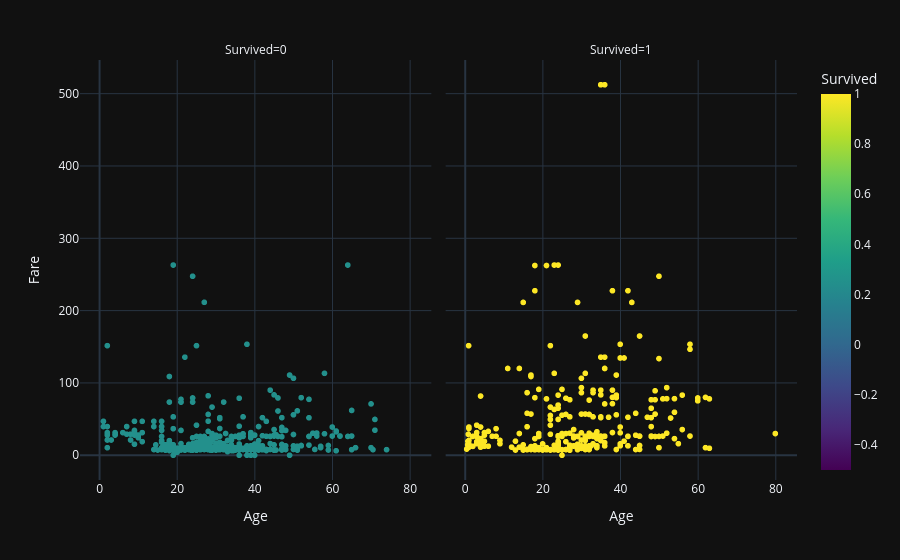

Notebook code cell kept with this figure:
### Code cell
fig = px.scatter(data, x="Age", y="Fare", color="Survived", facet_col="Survived",
           color_continuous_scale=px.colors.sequential.Viridis, render_mode="webgl")
fig.show()

### Figure 1 — Plotly figure (JSON) as saved in the notebook; plotly's stock layout.template omitted (floating-point values rounded to 4 significant figures; data arrays with more than 128 entries replaced by an {"elided": "..."} marker saying what was removed)
{"data": [{"hovertemplate": "Survived=%{marker.color}<br>Age=%{x}<br>Fare=%{y}<extra></extra>", "legendgroup": "", "marker": {"color": {"elided": "549 int values"}, "coloraxis": "coloraxis", "symbol": "circle"}, "mode": "markers", "name": "", "showlegend": false, "type": "scattergl", "x": {"elided": "549 float values"}, "xaxis": "x", "y": {"elided": "549 float values"}, "yaxis": "y"}, {"hovertemplate": "Survived=%{marker.color}<br>Age=%{x}<br>Fare=%{y}<extra></extra>", "legendgroup": "", "marker": {"color": {"elided": "342 int values"}, "coloraxis": "coloraxis", "symbol": "circle"}, "mode": "markers", "name": "", "showlegend": false, "type": "scattergl", "x": {"elided": "342 float values"}, "xaxis": "x2", "y": {"elided": "342 float values"}, "yaxis": "y2"}], "layout": {"annotations": [{"font": {}, "showarrow": false, "text": "Survived=0", "x": 0.245, "xanchor": "center", "xref": "paper", "y": 1.0, "yanchor": "bottom", "yref": "paper"}, {"font": {}, "showarrow": false, "text": "Survived=1", "x": 0.755, "xanchor": "center", "xref": "paper", "y": 1.0, "yanchor": "bottom", "yref": "paper"}], "coloraxis": {"colorbar": {"title": {"text": "Survived"}}, "colorscale": [[0.0, "#440154"], [0.1111, "#482878"], [0.2222, "#3e4989"], [0.3333, "#31688e"], [0.4444, "#26828e"], [0.5556, "#1f9e89"], [0.6667, "#35b779"], [0.7778, "#6ece58"], [0.8889, "#b5de2b"], [1.0, "#fde725"]]}, "legend": {"tracegroupgap": 0}, "margin": {"t": 60}, "xaxis": {"anchor": "y", "domain": [0.0, 0.49], "title": {"text": "Age"}}, "xaxis2": {"anchor": "y2", "domain": [0.51, 1.0], "matches": "x", "title": {"text": "Age"}}, "yaxis": {"anchor": "x", "domain": [0.0, 1.0], "title": {"text": "Fare"}}, "yaxis2": {"anchor": "x2", "domain": [0.0, 1.0], "matches": "y", "showticklabels": false}}}
